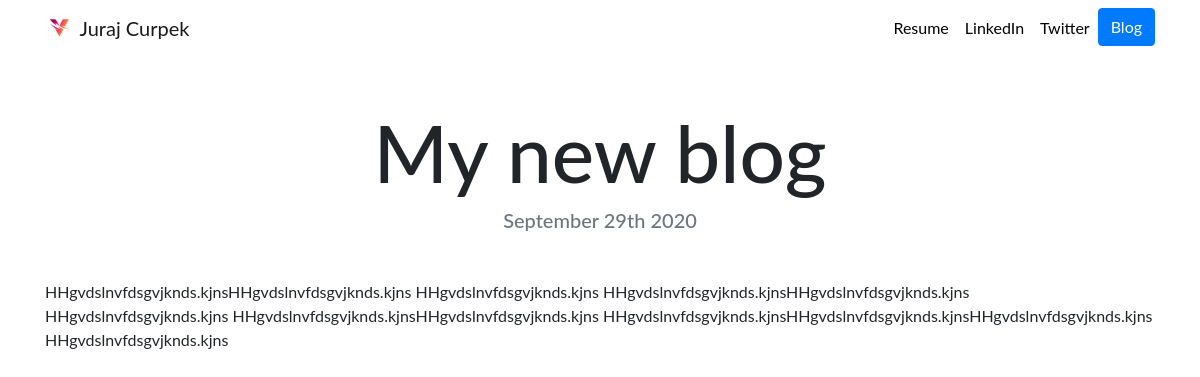
/blog/3/, run on an earlier commit of the app's database.
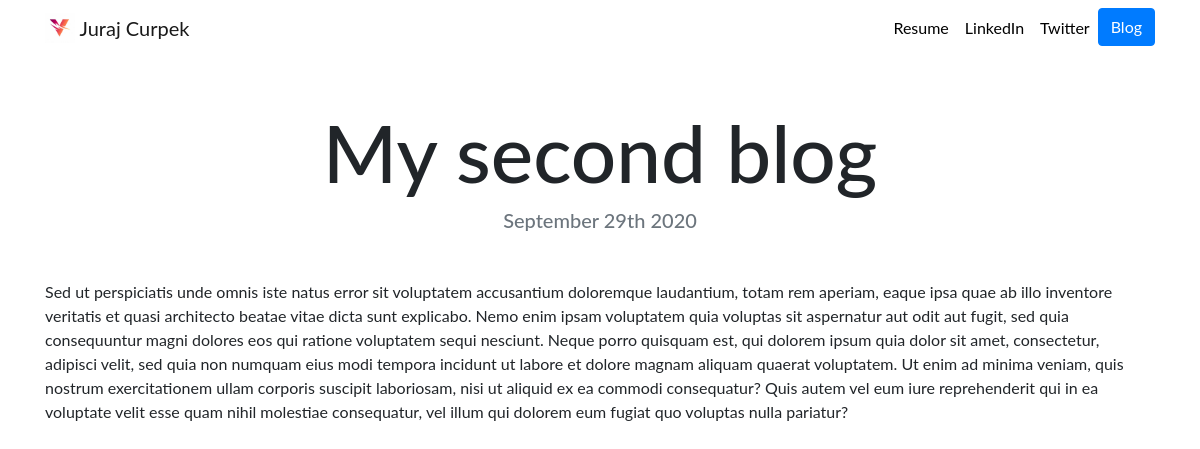
And on a later commit of the database.
### blog/models.py (models this page shows, shortened)
class Blog(models.Model):
	title=models.CharField(max_length=200)
	description=models.TextField()
	date=models.DateField()

### blog/views.py (the view)
# urls.py: path('<int:blog_id>/', views.detail, name='detail'),
def detail(request, blog_id):
	blog=get_object_or_404(Blog, pk=blog_id)
	return render(request, 'blog/detail.html', {'blog':blog})

### blog/templates/blog/detail.html
{% extends "portfolio/base.html" %}
{% load static %}
{% block content %}
<h1 class="text-center mt-5" id="blogdetailtitle">{{ blog.title }}</h1>
<h5 class="text-center text-muted mb-5">{{ blog.date|date:'F jS Y' }}</h5>
{{ blog.description|safe }}
{% endblock %}

What changed in the data, as far as the page shows it:
changed Blog: title "My new blog" → "My second blog"; description "HHgvdslnvfdsgvjknds.kjnsHHgvdslnvfdsgvjknds.kjns HHgvdslnvfdsgvjknds.kjns HHgvdslnvfdsgvjknds.kjnsHHgvdslnvfdsgvjknds.kjns HHgvdslnvfdsgvjknds.kjns HHgvdslnvfdsgvjknds.kjnsHHgvdslnvfdsgvjknds.kjns HHgvdslnvfdsgvjknds.kjnsHHgvdslnvfdsgvjknds.kjnsHHgvdslnvfdsgvjknds.kjns HHgvdslnvfdsgvjknds.kjns" → "Sed ut perspiciatis unde omnis iste natus error sit voluptatem accusantium doloremque laudantium, totam rem aperiam, eaque ipsa quae ab illo inventore veritatis et quasi architecto beatae vitae dicta sunt explicabo. Nemo enim ipsam voluptatem quia voluptas sit aspernatur aut odit aut fugit, sed quia consequuntur magni dolores eos qui ratione voluptatem sequi nesciunt. Neque porro quisquam est, qui dolorem ipsum quia dolor sit amet, consectetur, adipisci velit, sed quia non numquam eius modi tempora incidunt ut labore et dolore magnam aliquam quaerat voluptatem. Ut enim ad minima veniam, quis nostrum exercitationem ullam corporis suscipit laboriosam, nisi ut aliquid ex ea commodi…"
